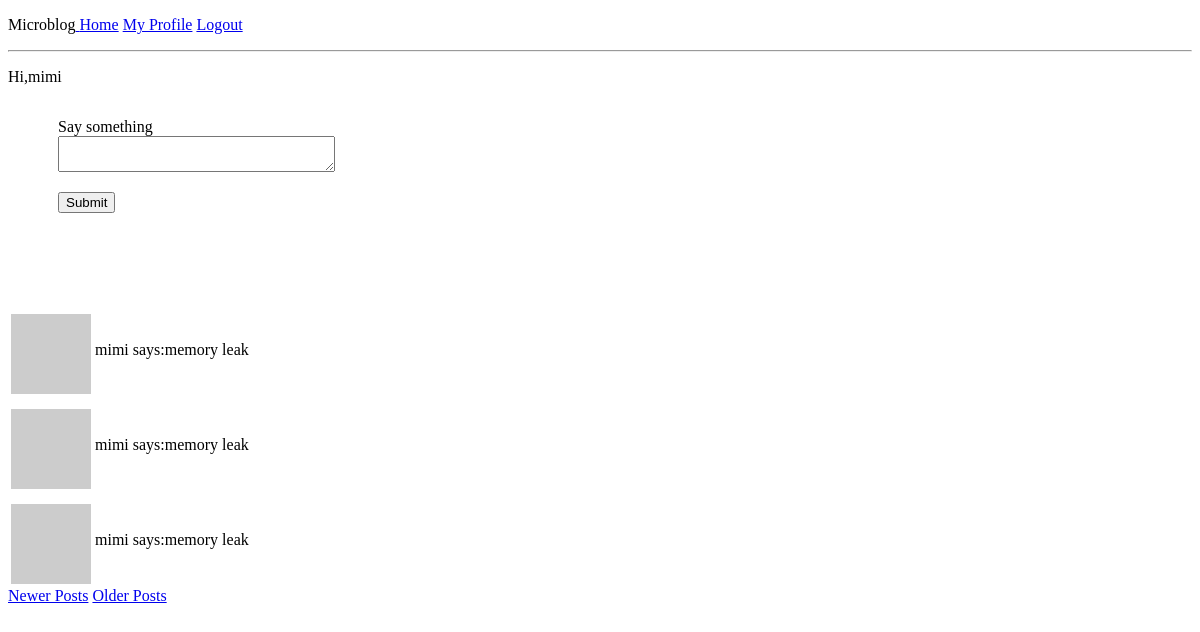
Page /index?page=2 (signed in) on the committed database.
### app/models.py (models this page shows, shortened)
class User(db.Model, UserMixin):
    def avatar(self, size):
        digest = md5(self.email.lower().encode('utf-8')).hexdigest()
        return 'https://www.gravatar.com/avatar/{}?d=identicon&s={}'.format(digest, size)
    __tablename__ = 'user'
    id = db.Column(db.Integer, primary_key=True)
    name = db.Column(db.String(64), index=True, unique=True)
    email = db.Column(db.String(120), index=True, unique=True)
    password_hash = db.Column(db.String(128))
    about_me = db.Column(db.String(140))
    last_seen = db.Column(db.DateTime, default=datetime.utcnow)
    posts = db.relationship('Post', backref='author', lazy='dynamic',
                            primaryjoin=(Post.user_id == id)
                            )
    followed = db.relationship('User', secondary=followers,
                               primaryjoin=(followers.c.follower_id == id),
                               secondaryjoin=(followers.c.followed_id == id),
                               backref=db.backref('followers', lazy='dynamic'), lazy='dynamic'
                               )
    def followed_posts(self):
        followed = Post.query.join(
            followers, (followers.c.followed_id == Post.user_id)).filter(
            followers.c.follower_id == self.id)
        own = Post.query.filter_by(user_id=self.id)
        return followed.union(own).order_by(Post.timestamp.asc())

class Post(db.Model):
    __tablename__ = 'posts'
    id = db.Column(db.Integer, primary_key=True)
    body = db.Column(db.String(140))
    timestamp = db.Column(db.DateTime)
    user_id = db.Column(db.Integer, db.ForeignKey('user.id'))

### app/views.py (the view)
@app.route('/', methods=['GET', 'POST'])
@app.route('/index', methods=['GET', 'POST'])
@login_required
def index():
    form = PostForm()
    if form.validate_on_submit():
        post = Post(author=current_user, body=form.post.data)
        print (post.body)
        db.session.add(post)
        db.session.commit()
        flash('your post is now alive!')
    page = request.args.get('page', 1, type=int)
    posts = current_user.followed_posts().paginate(page, app.config['POSTS_PER_PAGE'], False)
    if posts.has_next:
        next_url = url_for('index', page=posts.next_num)
    else:
        next_url = None
    if posts.has_prev:
        pre_url = url_for('index', page=posts.prev_num)
    else:
        pre_url = None
    return render_template('index.html', title='Home Page', post=posts, form=form,
                           next_url=next_url, pre_url=pre_url)

### app/form.py
class PostForm(FlaskForm):
    post = TextAreaField('Say something', validators=[DataRequired(), Length(min=1, max=400)])
    submit = SubmitField('Submit')

### app/models.py (called while the page is built)
@login.user_loader
def load_user(id):
    return User.query.get(int(id))

### app/views.py (called while the page is built)
@app.before_request
def before_request():
    if current_user.is_authenticated:
        current_user.last_seen = datetime.utcnow()
        db.session.commit()

### app/templates/index.html (shortened to what this page needs)
{% extends "base.html"%}
{% block content %}
	<p>Hi,{{current_user.name}}</p>
    <form action="" method="post">
        <p>
            {{ form.post.label }} <br>
            {{ form.post(cols=32,row=40) }} <br>
        </p>
        <p>{{ form.submit() }}</p>
    </form>
    <div id="post">
    {% for p in post.items %}
        {% include '_post.html' %}
    {% endfor %}
    {% if pre_url %}
        <a href="{{ pre_url }}">Newer Posts</a>
    {% endif %}
    {% if next_url %}
        <a href="{{ next_url }}">Older Posts</a>
    {% endif %}
     </div>
{% endblock %}

### app/templates/_post.html
<table valign="top">
    <tr>
        <td><img src="{{p.author.avatar(36)}}" alt=""></td>
        <td>{{p.author.name}} says:{{p.body}}</td>
    </tr>
</table>

### app/static/style.css (style rules this page uses)
form { display: inline; float:left; padding-left: 50px; }
img { float: left; margin-top: 9px; }
div#post { padding-top: 200px; }

### rows in the picture
User: name "mimi"
Post: author.name "mimi", body "memory leak"
Post: author.name "mimi", body "memory leak"
Post: author.name "mimi", body "memory leak"
